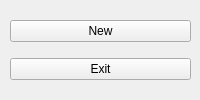
<?xml version="1.0" encoding="UTF-8"?>
<ui version="4.0">
 <class>Widget</class>
 <widget class="QWidget" name="Widget">
  <property name="geometry">
   <rect>
    <x>0</x>
    <y>0</y>
    <width>200</width>
    <height>100</height>
   </rect>
  </property>
  <property name="windowTitle">
   <string>Widget</string>
  </property>
  <widget class="QWidget" name="verticalLayoutWidget">
   <property name="geometry">
    <rect>
     <x>10</x>
     <y>10</y>
     <width>181</width>
     <height>81</height>
    </rect>
   </property>
   <layout class="QVBoxLayout" name="verticalLayout">
    <item>
     <widget class="QPushButton" name="newButton">
      <property name="text">
       <string>New</string>
      </property>
     </widget>
    </item>
    <item>
     <widget class="QPushButton" name="exitButton">
      <property name="text">
       <string>Exit</string>
      </property>
     </widget>
    </item>
   </layout>
  </widget>
 </widget>
 <resources/>
 <connections/>
</ui>
